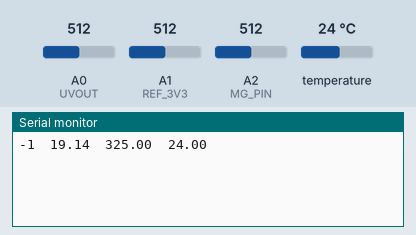
This sketch was run on a simulated Arduino Uno, built with avr-gcc and run on an emulated ATmega328P. Shown: the last lines printed to the serial monitor. The test bench sets the inputs (shaded band); at power-on: temperature 24 °C, A0 (UVOUT) = 512, A1 (REF_3V3) = 512, A2 (MG_PIN) = 512.

Above: at 1.5 s.
1.6 s: temperature set to 12 °C
3.1 s: A0 (UVOUT) set to 716
At 4.2 s:
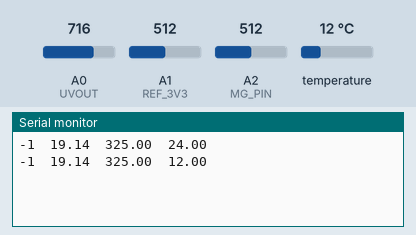
4.6 s: A1 (REF_3V3) set to 716
At 5.6 s:
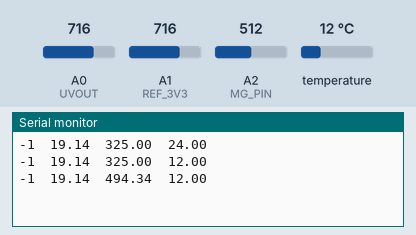
6.1 s: A2 (MG_PIN) set to 306
At 7.5 s:
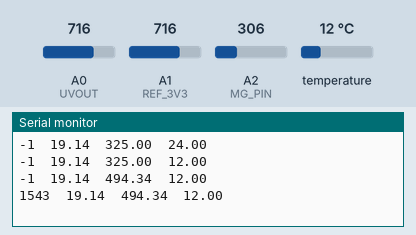
7.6 s: temperature set to 19 °C
9.1 s: A0 (UVOUT) set to 992
At 9.5 s:
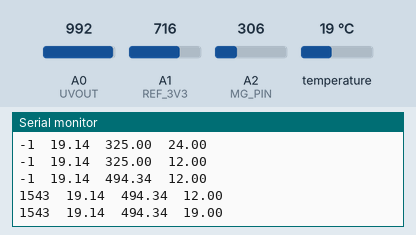
Timing chart, 0 to 11.6 s (numbered marks = the images above; inputs shaded):
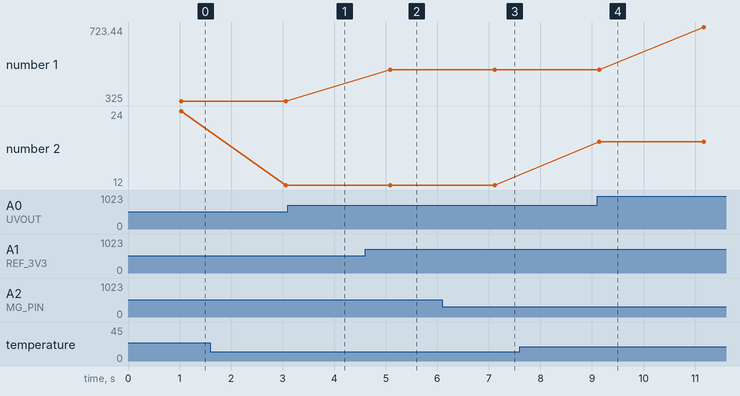

The sketch:

GRUPO.ino
```cpp
#include <OneWire.h>
#include <DallasTemperature.h>
////////////////// DS18B20 ////////////////////
#define ONE_WIRE_BUS 4
OneWire oneWire(ONE_WIRE_BUS);
DallasTemperature sensors(&oneWire);
////////////////// MG811 //////////////////////
#define MG_PIN    (A2)
#define BOOL_PIN  (2)
#define DC_GAIN   (8.5)
#define READ_SAMPLE_INTERVAL  (50)
#define READ_SAMPLE_TIMES     (5)
#define ZERO_POINT_VOLTAGE    (0.220)
#define REACTION_VOLTGAE      (0.030)
float CO2Curve[3]  =  {2.602,ZERO_POINT_VOLTAGE,(REACTION_VOLTGAE/(2.602-3))};
////////////////// ML8511 ////////////////////
int UVOUT = A0;
int REF_3V3 = A1;
////////////////// DUST SENSOR ///////////////
int measurePin = 0;
int ledPower = 2;
int samplingTime = 280;
int deltaTime = 40;
int sleepTime = 9680;
float voMeasured = 0;
float calcVoltage = 0;
float dustDensity = 0;
float densidad = 0;
//////////////////////////////////////////////

void setup()
{
    Serial.begin(9600);
    sensors.begin();
    pinMode(BOOL_PIN, INPUT);
    digitalWrite(BOOL_PIN, HIGH);
    pinMode(UVOUT, INPUT);
    pinMode(REF_3V3, INPUT);
}

void loop()
{
    sensors.requestTemperatures();

    delayMicroseconds(samplingTime);
    voMeasured = analogRead(measurePin);
    delayMicroseconds(deltaTime);
    delayMicroseconds(sleepTime);
    calcVoltage = voMeasured * 0.0048828125;
    dustDensity = 0.17 * calcVoltage - 0.1;
    densidad = dustDensity * 1000;

    int uvLevel = averageAnalogRead(UVOUT);
    int refLevel = averageAnalogRead(REF_3V3);
    float outputVoltage = 3.3 / refLevel * uvLevel;
    float intensidad = mapfloat(outputVoltage, 0.99, 2.8, 0.0, 15.0);

    //float uv1 = intensidad*10; //W/m2 = mW/cm2*10
    //float uv2 = uv1*1000;  //mW/m2 = W/m2*1000

    int percentage;
    float volts;
    volts = MGRead(MG_PIN);
    percentage = MGGetPercentage(volts,CO2Curve);

    Serial.print(percentage);
    Serial.print("\t");
    Serial.print(intensidad);
    Serial.print("\t");
    Serial.print(densidad);
    Serial.print("\t");
    Serial.println(sensors.getTempCByIndex(0));

    delay(1000);
}

float MGRead(int mg_pin)
{
    int i;
    float v=0;

    for (i=0;i<READ_SAMPLE_TIMES;i++) {
        v += analogRead(mg_pin);
        delay(READ_SAMPLE_INTERVAL);
    }
    v = (v/READ_SAMPLE_TIMES) *5/1024 ;
    return v;
}

int  MGGetPercentage(float volts, float *pcurve)
{
   if ((volts/DC_GAIN )>=ZERO_POINT_VOLTAGE) {
      return -1;
   } else {
      return pow(10, ((volts/DC_GAIN)-pcurve[1])/pcurve[2]+pcurve[0]);
   }
}

int averageAnalogRead(int pinToRead)
{
  byte numberOfReadings = 8;
  unsigned int runningValue = 0;

  for(int x = 0 ; x < numberOfReadings ; x++)
    runningValue += analogRead(pinToRead);
  runningValue /= numberOfReadings;

  return(runningValue);
}

float mapfloat(float x, float in_min, float in_max, float out_min, float out_max)
{
  return (x - in_min) * (out_max - out_min) / (in_max - in_min) + out_min;
}
```

Measured:
- after the input at 4.6 s, the serial monitor: prints a new line after 0.49 s (image 2)
- after the input at 6.1 s, the serial monitor: prints a new line after 1.0 s (image 3)
- plotted number 1: 494.34 → 723.44 after the input at 9.1 s
- plotted number 2: 24 → 12 after the input at 1.6 s
